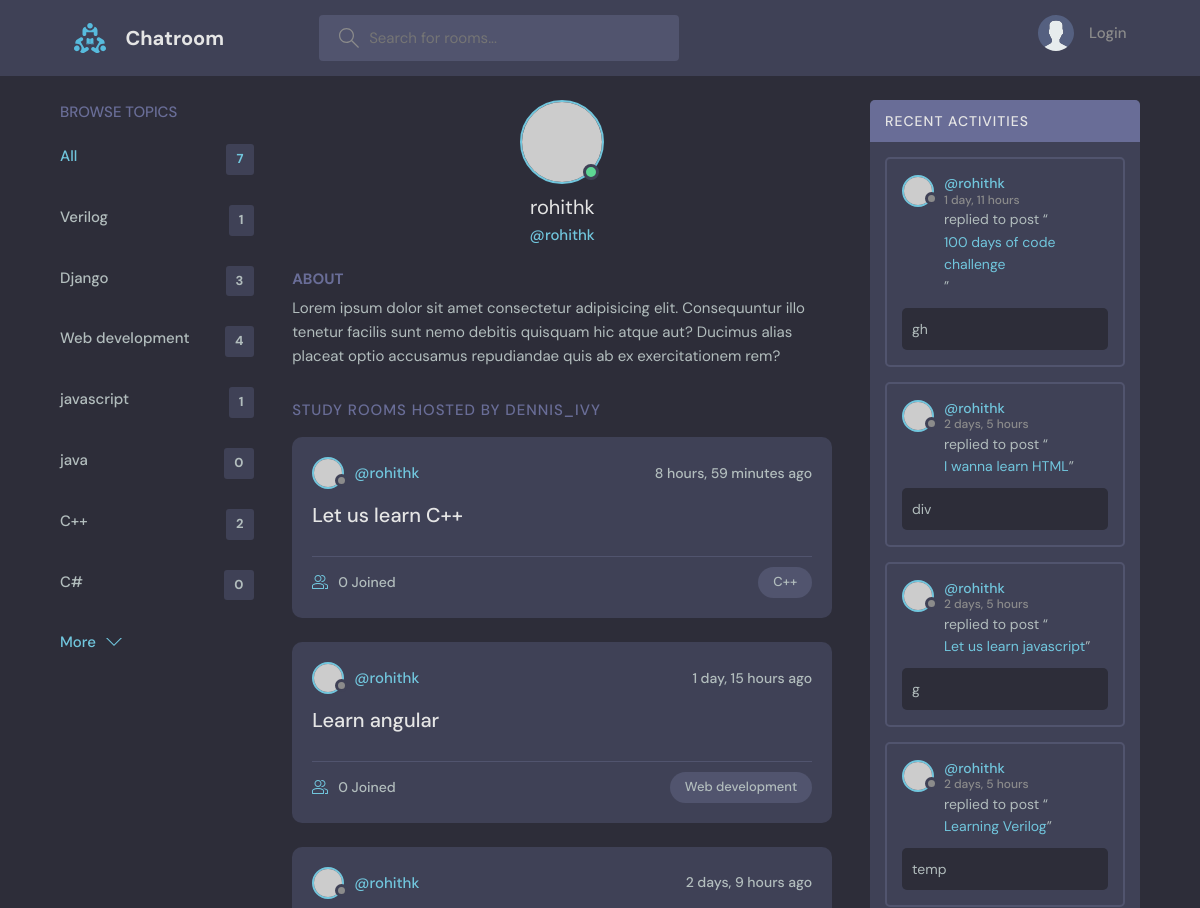
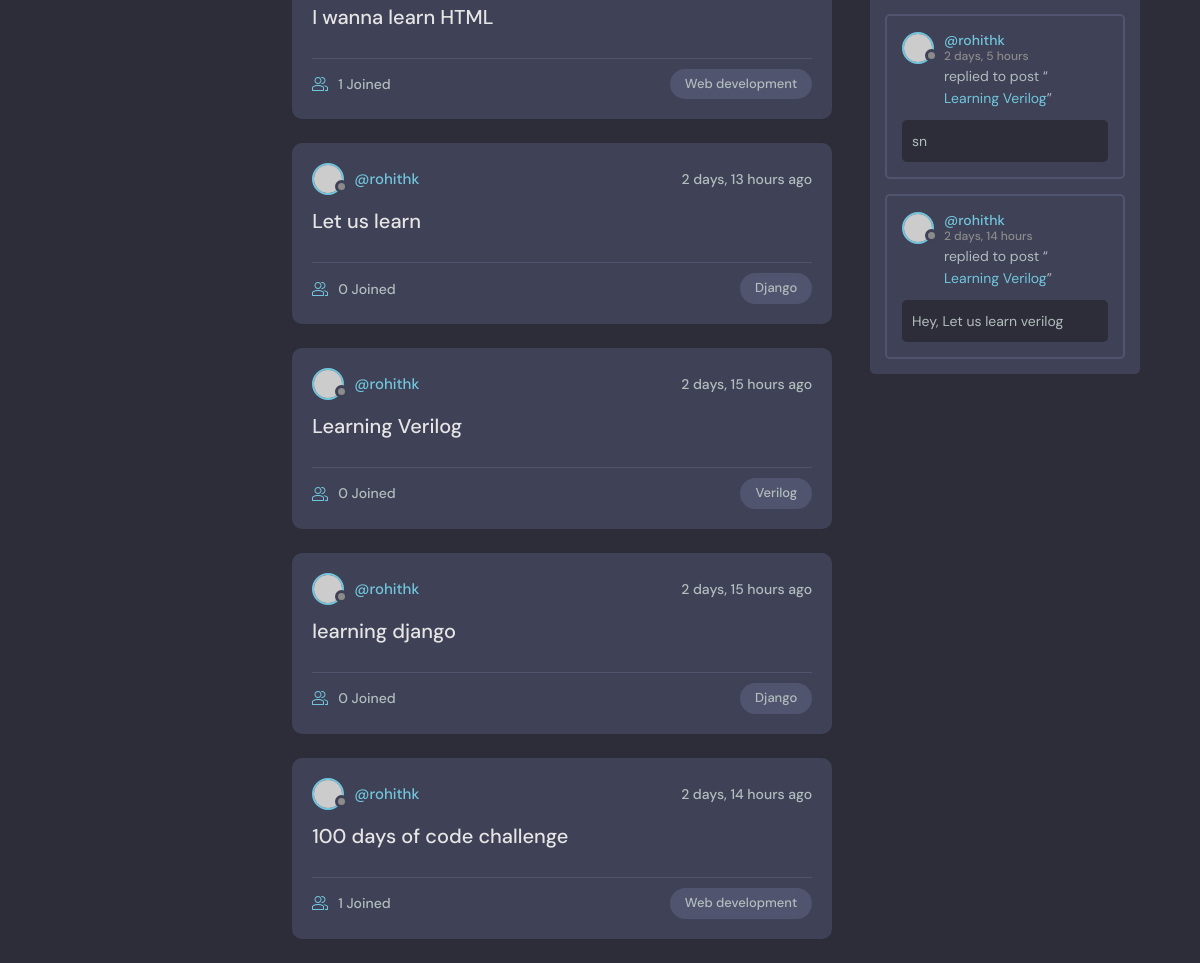
Page /profile/1/ on the committed database (2 pictures, top to bottom).
### base/models.py (models this page shows, shortened)
class Topic(models.Model):
  name = models.CharField(max_length=200)

class Room(models.Model):
  host = models.ForeignKey(User, on_delete=models.SET_NULL, null=True)
  topic = models.ForeignKey(Topic, on_delete=models.SET_NULL, null=True)
  name = models.CharField(max_length=200)
  description = models.TextField(null=True,blank=True)
  participants = models.ManyToManyField(User, related_name='participants',blank=True)
  updated = models.DateTimeField(auto_now=True)
  created = models.DateTimeField(auto_now_add=True)
  class Meta:
    ordering = ['-updated','-created']
  def __str__(self):
    return self.name

class Message(models.Model):
  user = models.ForeignKey(User, on_delete=models.CASCADE)
  room = models.ForeignKey(Room, on_delete=models.CASCADE)
  body = models.TextField()
  updated = models.DateTimeField(auto_now=True)
  created = models.DateTimeField(auto_now_add=True)
  class Meta:
    ordering = ['-updated','-created']

### base/views.py (the view)
# urls.py: path("profile/<str:id>/", views.userProfile, name="user-profile"),
def userProfile(request,id):
  user = User.objects.get(id=id)
  rooms = user.room_set.all()
  topics = Topic.objects.all()
  room_messages = user.message_set.all()
  context= {'user':user, 'rooms': rooms, 'room_messages': room_messages, 'topics':topics}
  return render(request, 'base/profile.html', context)

### base/templates/base/profile.html (shortened to what this page needs)
{%extends 'main.html' %}
{%block content%}
  <main class="profile-page layout layout--3">
    <div class="container">
      {% include 'base/topics_component.html'%}
      <div class="roomList">
        <div class="profile">
          <div class="profile__avatar">
            <div class="avatar avatar--large active">
              <img src="https://randomuser.me/api/portraits/men/11.jpg" />
            </div>
          </div>
          <div class="profile__info">
            <h3>{{user.username}}</h3>
            <p>@{{user.username}}</p>
          </div>
          <div class="profile__about">
            <h3>About</h3>
            <p>
              Lorem ipsum dolor sit amet consectetur adipisicing elit. Consequuntur illo tenetur
              facilis sunt nemo debitis quisquam hic atque aut? Ducimus alias placeat optio
              accusamus repudiandae quis ab ex exercitationem rem?
            </p>
          </div>
        </div>
        <div class="roomList__header">
          <div>
            <h2>Study Rooms Hosted by dennis_ivy</a>
            </h2>
          </div>
        </div>
         <div>{% include 'base/feed_component.html'%}</div>
      </div>
      {% include 'base/activity_component.html'%}
    </div>
  </main>
  {%endblock%}

### templates/main.html (shortened to what this page needs)
<!DOCTYPE html>
{%load static%}
<html lang="en">
  <head>
    <link rel="stylesheet" href="{% static 'styles/style.css' %}" />
  </head>
  <body>
    {% include 'navbar.html' %}
    {% block content %} {% endblock %}
  </body>
</html>

### templates/navbar.html (shortened to what this page needs)
{%load static%}
<header class="header header--loggedIn">
      <div class="container">
        <a href="{%url 'home'%}" class="header__logo">
          <img src="{%static 'images/logo.svg'%}" />
          <h1>Chatroom</h1>
        </a>
        <form class="header__search" method="GET" action="{%url 'home'%}" >
          <label>
            <input name=q placeholder="Search for rooms..." />
          </label>
        </form>
        <nav class="header__menu">
          {%if request.user.is_authenticated %}
          <div class="header__user">
            <a href="{%url 'update-user'%}">
              <div class="avatar avatar--medium active">
                <img src="https://randomuser.me/api/portraits/men/37.jpg" />
              </div>
              <p>{{request.user.username}} <span>@{{request.user.username}}</span></p>
            </a>
            <button class="dropdown-button">
              <svg version="1.1" xmlns="http://www.w3.org/2000/svg" width="32" height="32" viewBox="0 0 32 32">
                <title>chevron-down</title>
                <path d="M16 21l-13-13h-3l16 16 16-16h-3l-13 13z"></path>
              </svg>
            </button>
          </div>
          {%else%}
          <a href="{%url 'login'%}">
            <img src="{%static 'images/avatar.svg' %}"/>
            <p>Login</p>
          </a>
          {%endif%}
        </nav>
      </div>
    </header>

### base/templates/base/topics_component.html
<div class="topics">
  <div class="topics__header">
    <h2>Browse Topics</h2>
  </div>
  <ul class="topics__list">
    <li>
      <a href="{% url 'home'%}" class="active">All <span>{{topics.count}}</span></a>
    </li>
    {% for topic in topics %}
    <li>
      <a href="{% url 'home' %}?q={{topic.name}}">{{topic.name}} <span>{{topic.room_set.all.count}}</span></a>
    </li>
    {% endfor %}
  </ul>
  <a class="btn btn--link" href="{%url 'topics'%}">
    More
    <svg version="1.1" xmlns="http://www.w3.org/2000/svg" width="32" height="32" viewBox="0 0 32 32">
      <title>chevron-down</title>
      <path d="M16 21l-13-13h-3l16 16 16-16h-3l-13 13z"></path>
    </svg>
  </a>
</div>

### base/templates/base/feed_component.html (shortened to what this page needs)
{%for room in rooms%}
<div class="roomListRoom">
  <div class="roomListRoom__header">
    <a href="{% url 'user-profile' room.host.id %}" class="roomListRoom__author">
      <div class="avatar avatar--small">
        <img src="https://randomuser.me/api/portraits/women/11.jpg" />
      </div>
      <span>@{{room.host.username}}</span>
    </a>
    <div class="roomListRoom__actions">
      <span>{{room.created | timesince}} ago</span>
    </div>
  </div>
  <div class="roomListRoom__content">
    <a href="{% url 'room' room.id %}">{{room.name}}</a>
  </div>
  <div class="roomListRoom__meta">
    <a href="{% url 'room' room.id %}" class="roomListRoom__joined">
      {{room.participants.all.count}} Joined
    </a>
    <p class="roomListRoom__topic">{{room.topic.name}}</p>
  </div>
</div>
{%endfor%}

### base/templates/base/activity_component.html (shortened to what this page needs)
<div class="activities">
  <div class="activities__header">
    <h2>Recent Activities</h2>
  </div>
  {%for message in room_messages %}
  <div class="activities__box">
    <div class="activities__boxHeader roomListRoom__header">
      <a href="{% url 'user-profile' message.user.id%}" class="roomListRoom__author">
        <div class="avatar avatar--small">
          <img src="https://randomuser.me/api/portraits/women/11.jpg" />
        </div>
        <p>
          @{{message.user}}
          <span>{{message.created | timesince}}</span>
        </p>
      </a>
    </div>
    <div class="activities__boxContent">
      <p>replied to post “<a href="{% url 'room' message.room.id %}">{{message.room}}</a>”</p>
      <div class="activities__boxRoomContent">{{message.body}}</div>
    </div>
  </div>
  {%endfor%}
</div>

### rows in the picture
Topic: name "Verilog", room_set.all.count "1"
Topic: name "Django", room_set.all.count "3"
Topic: name "Web development", room_set.all.count "4"
Topic: name "javascript", room_set.all.count "1"
Topic: name "java", room_set.all.count "0"
Topic: name "C++", room_set.all.count "2"
Topic: name "C#", room_set.all.count "0"
Room: host.username "rohithk", created "8 hours, 59 minutes", name "Let us learn C++", participants.all.count "0", topic.name "C++"
Room: host.username "rohithk", created "1 day, 15 hours", name "Learn angular", participants.all.count "0", topic.name "Web development"
Room: host.username "rohithk", created "2 days, 9 hours", name "I wanna learn HTML", participants.all.count "1", topic.name "Web development"
Room: host.username "rohithk", created "2 days, 13 hours", name "Let us learn", participants.all.count "0", topic.name "Django"
Room: host.username "rohithk", created "2 days, 15 hours", name "Learning Verilog", participants.all.count "0", topic.name "Verilog"
Room: host.username "rohithk", created "2 days, 15 hours", name "learning django", participants.all.count "0", topic.name "Django"
Room: host.username "rohithk", created "2 days, 14 hours", name "100 days of code challenge", participants.all.count "1", topic.name "Web development"
Message: user "rohithk", created "1 day, 11 hours", room "100 days of code challenge", body "gh"
Message: user "rohithk", created "2 days, 5 hours", room "I wanna learn HTML", body "div"
Message: user "rohithk", created "2 days, 5 hours", room "Let us learn javascript", body "g"
Message: user "rohithk", created "2 days, 5 hours", room "Learning Verilog", body "temp"
Message: user "rohithk", created "2 days, 5 hours", room "Learning Verilog", body "sn"
Message: user "rohithk", created "2 days, 14 hours", room "Learning Verilog", body "Hey, Let us learn verilog"

### other values in the picture
{{ topics.count }} "7"
{{ user.username }} "rohithk"
